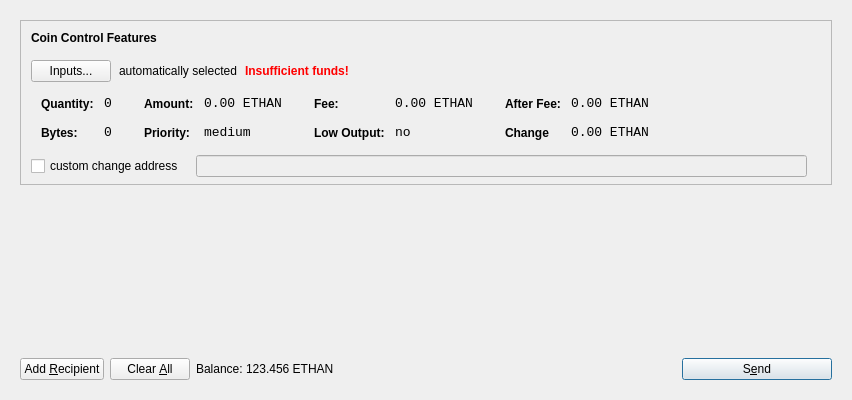
<?xml version="1.0" encoding="UTF-8"?>
<ui version="4.0">
 <class>SendCoinsDialog</class>
 <widget class="QDialog" name="SendCoinsDialog">
  <property name="geometry">
   <rect>
    <x>0</x>
    <y>0</y>
    <width>850</width>
    <height>400</height>
   </rect>
  </property>
  <property name="windowTitle">
   <string>Send Coins</string>
  </property>
  <layout class="QVBoxLayout" name="verticalLayout">
   <item>
    <widget class="QFrame" name="frameMain">
     <layout class="QVBoxLayout" name="verticalLayout_3">
      <item>
       <widget class="QFrame" name="frameCoinControl">
        <property name="sizePolicy">
         <sizepolicy hsizetype="Expanding" vsizetype="Expanding">
          <horstretch>0</horstretch>
          <verstretch>0</verstretch>
         </sizepolicy>
        </property>
        <property name="maximumSize">
         <size>
          <width>16777215</width>
          <height>16777215</height>
         </size>
        </property>
        <property name="frameShape">
         <enum>QFrame::StyledPanel</enum>
        </property>
        <property name="frameShadow">
         <enum>QFrame::Sunken</enum>
        </property>
        <layout class="QVBoxLayout" name="verticalLayoutCoinControl2">
         <property name="spacing">
          <number>6</number>
         </property>
         <property name="leftMargin">
          <number>0</number>
         </property>
         <property name="topMargin">
          <number>0</number>
         </property>
         <property name="rightMargin">
          <number>0</number>
         </property>
         <property name="bottomMargin">
          <number>6</number>
         </property>
         <item>
          <layout class="QVBoxLayout" name="verticalLayoutCoinControl" stretch="0,0,0,0,1">
           <property name="spacing">
            <number>0</number>
           </property>
           <property name="leftMargin">
            <number>10</number>
           </property>
           <property name="topMargin">
            <number>10</number>
           </property>
           <item>
            <layout class="QHBoxLayout" name="horizontalLayoutCoinControl1">
             <property name="bottomMargin">
              <number>15</number>
             </property>
             <item>
              <widget class="QLabel" name="labelCoinControlFeatures">
               <property name="sizePolicy">
                <sizepolicy hsizetype="Preferred" vsizetype="Maximum">
                 <horstretch>0</horstretch>
                 <verstretch>0</verstretch>
                </sizepolicy>
               </property>
               <property name="font">
                <font>
                 <weight>75</weight>
                 <bold>true</bold>
                </font>
               </property>
               <property name="styleSheet">
                <string notr="true">font-weight:bold;</string>
               </property>
               <property name="text">
                <string>Coin Control Features</string>
               </property>
              </widget>
             </item>
            </layout>
           </item>
           <item>
            <layout class="QHBoxLayout" name="horizontalLayoutCoinControl2" stretch="0,0,0,0">
             <property name="spacing">
              <number>8</number>
             </property>
             <property name="bottomMargin">
              <number>10</number>
             </property>
             <item>
              <widget class="QPushButton" name="pushButtonCoinControl">
               <property name="styleSheet">
                <string notr="true"/>
               </property>
               <property name="text">
                <string>Inputs...</string>
               </property>
              </widget>
             </item>
             <item>
              <widget class="QLabel" name="labelCoinControlAutomaticallySelected">
               <property name="text">
                <string>automatically selected</string>
               </property>
               <property name="margin">
                <number>5</number>
               </property>
              </widget>
             </item>
             <item>
              <widget class="QLabel" name="labelCoinControlInsuffFunds">
               <property name="font">
                <font>
                 <weight>75</weight>
                 <bold>true</bold>
                </font>
               </property>
               <property name="styleSheet">
                <string notr="true">color:red;font-weight:bold;</string>
               </property>
               <property name="text">
                <string>Insufficient funds!</string>
               </property>
               <property name="margin">
                <number>5</number>
               </property>
              </widget>
             </item>
             <item>
              <spacer name="horizontalSpacerCoinControl">
               <property name="orientation">
                <enum>Qt::Horizontal</enum>
               </property>
               <property name="sizeHint" stdset="0">
                <size>
                 <width>40</width>
                 <height>1</height>
                </size>
               </property>
              </spacer>
             </item>
            </layout>
           </item>
           <item>
            <widget class="QWidget" name="widgetCoinControl" native="true">
             <property name="sizePolicy">
              <sizepolicy hsizetype="Preferred" vsizetype="Preferred">
               <horstretch>0</horstretch>
               <verstretch>0</verstretch>
              </sizepolicy>
             </property>
             <property name="minimumSize">
              <size>
               <width>0</width>
               <height>0</height>
              </size>
             </property>
             <property name="styleSheet">
              <string notr="true"/>
             </property>
             <layout class="QHBoxLayout" name="horizontalLayoutCoinControl5">
              <property name="leftMargin">
               <number>0</number>
              </property>
              <property name="topMargin">
               <number>0</number>
              </property>
              <property name="rightMargin">
               <number>0</number>
              </property>
              <property name="bottomMargin">
               <number>0</number>
              </property>
              <item>
               <layout class="QHBoxLayout" name="horizontalLayoutCoinControl3" stretch="0,0,0,1">
                <property name="spacing">
                 <number>20</number>
                </property>
                <property name="topMargin">
                 <number>0</number>
                </property>
                <property name="bottomMargin">
                 <number>10</number>
                </property>
                <item>
                 <layout class="QFormLayout" name="formLayoutCoinControl1">
                  <property name="horizontalSpacing">
                   <number>10</number>
                  </property>
                  <property name="verticalSpacing">
                   <number>14</number>
                  </property>
                  <property name="leftMargin">
                   <number>10</number>
                  </property>
                  <property name="topMargin">
                   <number>4</number>
                  </property>
                  <property name="rightMargin">
                   <number>6</number>
                  </property>
                  <item row="0" column="0">
                   <widget class="QLabel" name="labelCoinControlQuantityText">
                    <property name="styleSheet">
                     <string notr="true">font-weight:bold;</string>
                    </property>
                    <property name="text">
                     <string>Quantity:</string>
                    </property>
                    <property name="margin">
                     <number>0</number>
                    </property>
                   </widget>
                  </item>
                  <item row="0" column="1">
                   <widget class="QLabel" name="labelCoinControlQuantity">
                    <property name="font">
                     <font>
                      <family>Monospace</family>
                      <pointsize>10</pointsize>
                     </font>
                    </property>
                    <property name="cursor">
                     <cursorShape>IBeamCursor</cursorShape>
                    </property>
                    <property name="contextMenuPolicy">
                     <enum>Qt::ActionsContextMenu</enum>
                    </property>
                    <property name="text">
                     <string>0</string>
                    </property>
                    <property name="margin">
                     <number>0</number>
                    </property>
                    <property name="textInteractionFlags">
                     <set>Qt::LinksAccessibleByMouse|Qt::TextSelectableByKeyboard|Qt::TextSelectableByMouse</set>
                    </property>
                   </widget>
                  </item>
                  <item row="1" column="0">
                   <widget class="QLabel" name="labelCoinControlBytesText">
                    <property name="styleSheet">
                     <string notr="true">font-weight:bold;</string>
                    </property>
                    <property name="text">
                     <string>Bytes:</string>
                    </property>
                   </widget>
                  </item>
                  <item row="1" column="1">
                   <widget class="QLabel" name="labelCoinControlBytes">
                    <property name="font">
                     <font>
                      <family>Monospace</family>
                      <pointsize>10</pointsize>
                     </font>
                    </property>
                    <property name="cursor">
                     <cursorShape>IBeamCursor</cursorShape>
                    </property>
                    <property name="contextMenuPolicy">
                     <enum>Qt::ActionsContextMenu</enum>
                    </property>
                    <property name="text">
                     <string>0</string>
                    </property>
                    <property name="textInteractionFlags">
                     <set>Qt::LinksAccessibleByMouse|Qt::TextSelectableByKeyboard|Qt::TextSelectableByMouse</set>
                    </property>
                   </widget>
                  </item>
                 </layout>
                </item>
                <item>
                 <layout class="QFormLayout" name="formLayoutCoinControl2">
                  <property name="horizontalSpacing">
                   <number>10</number>
                  </property>
                  <property name="verticalSpacing">
                   <number>14</number>
                  </property>
                  <property name="leftMargin">
                   <number>6</number>
                  </property>
                  <property name="topMargin">
                   <number>4</number>
                  </property>
                  <property name="rightMargin">
                   <number>6</number>
                  </property>
                  <item row="0" column="0">
                   <widget class="QLabel" name="labelCoinControlAmountText">
                    <property name="styleSheet">
                     <string notr="true">font-weight:bold;</string>
                    </property>
                    <property name="text">
                     <string>Amount:</string>
                    </property>
                    <property name="margin">
                     <number>0</number>
                    </property>
                   </widget>
                  </item>
                  <item row="0" column="1">
                   <widget class="QLabel" name="labelCoinControlAmount">
                    <property name="font">
                     <font>
                      <family>Monospace</family>
                      <pointsize>10</pointsize>
                     </font>
                    </property>
                    <property name="cursor">
                     <cursorShape>IBeamCursor</cursorShape>
                    </property>
                    <property name="contextMenuPolicy">
                     <enum>Qt::ActionsContextMenu</enum>
                    </property>
                    <property name="text">
                     <string>0.00 ETHAN</string>
                    </property>
                    <property name="textInteractionFlags">
                     <set>Qt::LinksAccessibleByMouse|Qt::TextSelectableByKeyboard|Qt::TextSelectableByMouse</set>
                    </property>
                   </widget>
                  </item>
                  <item row="1" column="0">
                   <widget class="QLabel" name="labelCoinControlPriorityText">
                    <property name="styleSheet">
                     <string notr="true">font-weight:bold;</string>
                    </property>
                    <property name="text">
                     <string>Priority:</string>
                    </property>
                   </widget>
                  </item>
                  <item row="1" column="1">
                   <widget class="QLabel" name="labelCoinControlPriority">
                    <property name="font">
                     <font>
                      <family>Monospace</family>
                      <pointsize>10</pointsize>
                     </font>
                    </property>
                    <property name="cursor">
                     <cursorShape>IBeamCursor</cursorShape>
                    </property>
                    <property name="contextMenuPolicy">
                     <enum>Qt::ActionsContextMenu</enum>
                    </property>
                    <property name="text">
                     <string>medium</string>
                    </property>
                    <property name="textInteractionFlags">
                     <set>Qt::LinksAccessibleByMouse|Qt::TextSelectableByKeyboard|Qt::TextSelectableByMouse</set>
                    </property>
                   </widget>
                  </item>
                 </layout>
                </item>
                <item>
                 <layout class="QFormLayout" name="formLayoutCoinControl3">
                  <property name="horizontalSpacing">
                   <number>10</number>
                  </property>
                  <property name="verticalSpacing">
                   <number>14</number>
                  </property>
                  <property name="leftMargin">
                   <number>6</number>
                  </property>
                  <property name="topMargin">
                   <number>4</number>
                  </property>
                  <property name="rightMargin">
                   <number>6</number>
                  </property>
                  <item row="0" column="0">
                   <widget class="QLabel" name="labelCoinControlFeeText">
                    <property name="styleSheet">
                     <string notr="true">font-weight:bold;</string>
                    </property>
                    <property name="text">
                     <string>Fee:</string>
                    </property>
                    <property name="margin">
                     <number>0</number>
                    </property>
                   </widget>
                  </item>
                  <item row="0" column="1">
                   <widget class="QLabel" name="labelCoinControlFee">
                    <property name="font">
                     <font>
                      <family>Monospace</family>
                      <pointsize>10</pointsize>
                     </font>
                    </property>
                    <property name="cursor">
                     <cursorShape>IBeamCursor</cursorShape>
                    </property>
                    <property name="contextMenuPolicy">
                     <enum>Qt::ActionsContextMenu</enum>
                    </property>
                    <property name="text">
                     <string>0.00 ETHAN</string>
                    </property>
                    <property name="textInteractionFlags">
                     <set>Qt::LinksAccessibleByMouse|Qt::TextSelectableByKeyboard|Qt::TextSelectableByMouse</set>
                    </property>
                   </widget>
                  </item>
                  <item row="1" column="0">
                   <widget class="QLabel" name="labelCoinControlLowOutputText">
                    <property name="styleSheet">
                     <string notr="true">font-weight:bold;</string>
                    </property>
                    <property name="text">
                     <string>Low Output:</string>
                    </property>
                   </widget>
                  </item>
                  <item row="1" column="1">
                   <widget class="QLabel" name="labelCoinControlLowOutput">
                    <property name="font">
                     <font>
                      <family>Monospace</family>
                      <pointsize>10</pointsize>
                     </font>
                    </property>
                    <property name="cursor">
                     <cursorShape>IBeamCursor</cursorShape>
                    </property>
                    <property name="contextMenuPolicy">
                     <enum>Qt::ActionsContextMenu</enum>
                    </property>
                    <property name="text">
                     <string>no</string>
                    </property>
                    <property name="textInteractionFlags">
                     <set>Qt::LinksAccessibleByMouse|Qt::TextSelectableByKeyboard|Qt::TextSelectableByMouse</set>
                    </property>
                   </widget>
                  </item>
                 </layout>
                </item>
                <item>
                 <layout class="QFormLayout" name="formLayoutCoinControl4">
                  <property name="horizontalSpacing">
                   <number>10</number>
                  </property>
                  <property name="verticalSpacing">
                   <number>14</number>
                  </property>
                  <property name="leftMargin">
                   <number>6</number>
                  </property>
                  <property name="topMargin">
                   <number>4</number>
                  </property>
                  <property name="rightMargin">
                   <number>6</number>
                  </property>
                  <item row="0" column="0">
                   <widget class="QLabel" name="labelCoinControlAfterFeeText">
                    <property name="styleSheet">
                     <string notr="true">font-weight:bold;</string>
                    </property>
                    <property name="text">
                     <string>After Fee:</string>
                    </property>
                    <property name="margin">
                     <number>0</number>
                    </property>
                   </widget>
                  </item>
                  <item row="0" column="1">
                   <widget class="QLabel" name="labelCoinControlAfterFee">
                    <property name="font">
                     <font>
                      <family>Monospace</family>
                      <pointsize>10</pointsize>
                     </font>
                    </property>
                    <property name="cursor">
                     <cursorShape>IBeamCursor</cursorShape>
                    </property>
                    <property name="contextMenuPolicy">
                     <enum>Qt::ActionsContextMenu</enum>
                    </property>
                    <property name="text">
                     <string>0.00 ETHAN</string>
                    </property>
                    <property name="textInteractionFlags">
                     <set>Qt::LinksAccessibleByMouse|Qt::TextSelectableByKeyboard|Qt::TextSelectableByMouse</set>
                    </property>
                   </widget>
                  </item>
                  <item row="1" column="0">
                   <widget class="QLabel" name="labelCoinControlChangeText">
                    <property name="styleSheet">
                     <string notr="true">font-weight:bold;</string>
                    </property>
                    <property name="text">
                     <string>Change</string>
                    </property>
                   </widget>
                  </item>
                  <item row="1" column="1">
                   <widget class="QLabel" name="labelCoinControlChange">
                    <property name="font">
                     <font>
                      <family>Monospace</family>
                      <pointsize>10</pointsize>
                     </font>
                    </property>
                    <property name="cursor">
                     <cursorShape>IBeamCursor</cursorShape>
                    </property>
                    <property name="contextMenuPolicy">
                     <enum>Qt::ActionsContextMenu</enum>
                    </property>
                    <property name="text">
                     <string>0.00 ETHAN</string>
                    </property>
                    <property name="textInteractionFlags">
                     <set>Qt::LinksAccessibleByMouse|Qt::TextSelectableByKeyboard|Qt::TextSelectableByMouse</set>
                    </property>
                   </widget>
                  </item>
                 </layout>
                </item>
               </layout>
              </item>
             </layout>
            </widget>
           </item>
           <item>
            <layout class="QHBoxLayout" name="horizontalLayoutCoinControl4" stretch="0,0,0">
             <property name="spacing">
              <number>12</number>
             </property>
             <property name="sizeConstraint">
              <enum>QLayout::SetDefaultConstraint</enum>
             </property>
             <property name="topMargin">
              <number>5</number>
             </property>
             <property name="rightMargin">
              <number>5</number>
             </property>
             <item>
              <widget class="QCheckBox" name="checkBoxCoinControlChange">
               <property name="text">
                <string>custom change address</string>
               </property>
              </widget>
             </item>
             <item>
              <widget class="QLineEdit" name="lineEditCoinControlChange">
               <property name="enabled">
                <bool>false</bool>
               </property>
               <property name="sizePolicy">
                <sizepolicy hsizetype="Expanding" vsizetype="Fixed">
                 <horstretch>0</horstretch>
                 <verstretch>0</verstretch>
                </sizepolicy>
               </property>
              </widget>
             </item>
             <item>
              <widget class="QLabel" name="labelCoinControlChangeLabel">
               <property name="sizePolicy">
                <sizepolicy hsizetype="Preferred" vsizetype="Expanding">
                 <horstretch>0</horstretch>
                 <verstretch>0</verstretch>
                </sizepolicy>
               </property>
               <property name="minimumSize">
                <size>
                 <width>0</width>
                 <height>0</height>
                </size>
               </property>
               <property name="text">
                <string/>
               </property>
               <property name="margin">
                <number>3</number>
               </property>
              </widget>
             </item>
            </layout>
           </item>
           <item>
            <spacer name="verticalSpacerCoinControl">
             <property name="orientation">
              <enum>Qt::Vertical</enum>
             </property>
             <property name="sizeHint" stdset="0">
              <size>
               <width>800</width>
               <height>1</height>
              </size>
             </property>
            </spacer>
           </item>
          </layout>
         </item>
        </layout>
       </widget>
      </item>
      <item>
       <widget class="QScrollArea" name="scrollArea">
        <property name="frameShape">
         <enum>QFrame::NoFrame</enum>
        </property>
        <property name="widgetResizable">
         <bool>true</bool>
        </property>
        <widget class="QWidget" name="scrollAreaWidgetContents">
         <property name="geometry">
          <rect>
           <x>0</x>
           <y>0</y>
           <width>813</width>
           <height>148</height>
          </rect>
         </property>
         <layout class="QVBoxLayout" name="verticalLayout_2">
          <property name="leftMargin">
           <number>0</number>
          </property>
          <property name="topMargin">
           <number>0</number>
          </property>
          <property name="rightMargin">
           <number>0</number>
          </property>
          <property name="bottomMargin">
           <number>0</number>
          </property>
          <item>
           <layout class="QVBoxLayout" name="entries">
            <property name="spacing">
             <number>6</number>
            </property>
           </layout>
          </item>
          <item>
           <spacer name="verticalSpacer">
            <property name="orientation">
             <enum>Qt::Vertical</enum>
            </property>
            <property name="sizeHint" stdset="0">
             <size>
              <width>20</width>
              <height>40</height>
             </size>
            </property>
           </spacer>
          </item>
         </layout>
        </widget>
       </widget>
      </item>
      <item>
       <layout class="QHBoxLayout" name="horizontalLayout">
        <item>
         <widget class="QPushButton" name="addButton">
          <property name="toolTip">
           <string>Send to multiple recipients at once</string>
          </property>
          <property name="text">
           <string>Add &amp;Recipient</string>
          </property>
          <property name="icon">
           <iconset resource="../ethan.qrc">
            <normaloff>:/icons/add</normaloff>:/icons/add</iconset>
          </property>
          <property name="autoDefault">
           <bool>false</bool>
          </property>
         </widget>
        </item>
        <item>
         <widget class="QPushButton" name="clearButton">
          <property name="sizePolicy">
           <sizepolicy hsizetype="Minimum" vsizetype="Fixed">
            <horstretch>0</horstretch>
            <verstretch>0</verstretch>
           </sizepolicy>
          </property>
          <property name="toolTip">
           <string>Remove all transaction fields</string>
          </property>
          <property name="text">
           <string>Clear &amp;All</string>
          </property>
          <property name="icon">
           <iconset resource="../ethan.qrc">
            <normaloff>:/icons/remove</normaloff>:/icons/remove</iconset>
          </property>
          <property name="autoRepeatDelay">
           <number>300</number>
          </property>
          <property name="autoDefault">
           <bool>false</bool>
          </property>
         </widget>
        </item>
        <item>
         <layout class="QHBoxLayout" name="horizontalLayout_2">
          <property name="spacing">
           <number>3</number>
          </property>
          <item>
           <widget class="QLabel" name="label">
            <property name="sizePolicy">
             <sizepolicy hsizetype="Preferred" vsizetype="Fixed">
              <horstretch>0</horstretch>
              <verstretch>0</verstretch>
             </sizepolicy>
            </property>
            <property name="text">
             <string>Balance:</string>
            </property>
           </widget>
          </item>
          <item>
           <widget class="QLabel" name="labelBalance">
            <property name="sizePolicy">
             <sizepolicy hsizetype="Preferred" vsizetype="Fixed">
              <horstretch>0</horstretch>
              <verstretch>0</verstretch>
             </sizepolicy>
            </property>
            <property name="cursor">
             <cursorShape>IBeamCursor</cursorShape>
            </property>
            <property name="text">
             <string>123.456 ETHAN</string>
            </property>
            <property name="textInteractionFlags">
             <set>Qt::LinksAccessibleByMouse|Qt::TextSelectableByKeyboard|Qt::TextSelectableByMouse</set>
            </property>
           </widget>
          </item>
         </layout>
        </item>
        <item>
         <spacer name="horizontalSpacer">
          <property name="orientation">
           <enum>Qt::Horizontal</enum>
          </property>
          <property name="sizeHint" stdset="0">
           <size>
            <width>40</width>
            <height>20</height>
           </size>
          </property>
         </spacer>
        </item>
        <item>
         <widget class="QPushButton" name="sendButton">
          <property name="minimumSize">
           <size>
            <width>150</width>
            <height>0</height>
           </size>
          </property>
          <property name="toolTip">
           <string>Confirm the send action</string>
          </property>
          <property name="text">
           <string>S&amp;end</string>
          </property>
          <property name="icon">
           <iconset resource="../ethan.qrc">
            <normaloff>:/icons/send</normaloff>:/icons/send</iconset>
          </property>
          <property name="default">
           <bool>true</bool>
          </property>
         </widget>
        </item>
       </layout>
      </item>
     </layout>
     <zorder>scrollArea</zorder>
     <zorder>frameCoinControl</zorder>
     <zorder></zorder>
    </widget>
   </item>
  </layout>
 </widget>
 <resources>
  <include location="../ethan.qrc"/>
 </resources>
 <connections/>
</ui>
